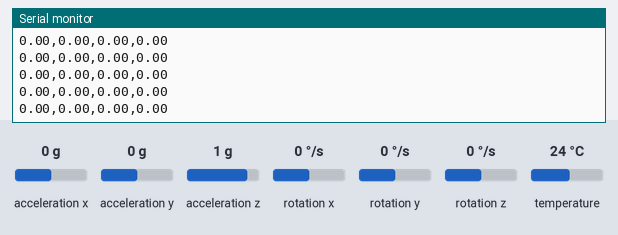
Simulated run of this sketch. Board: Arduino Uno, built with avr-gcc and run on an emulated ATmega328P. Parts: the last lines printed to the serial monitor. The inputs (shaded band) are chosen by the test bench; at power-on: rotation z 0 °/s, acceleration x 0 g, acceleration y 0 g, acceleration z 1 g, rotation x 0 °/s, rotation y 0 °/s, temperature 24 °C.

Above: at 1.2 s.
1.3 s: rotation z set to -192 °/s
At 2.4 s:
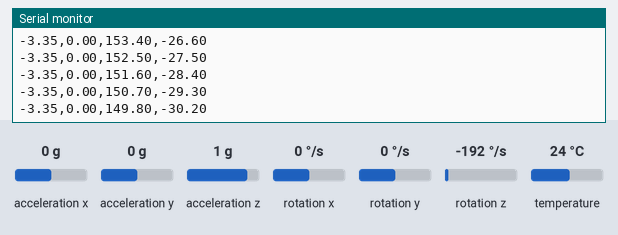
2.8 s: rotation z set to -100 °/s
At 3.8 s:
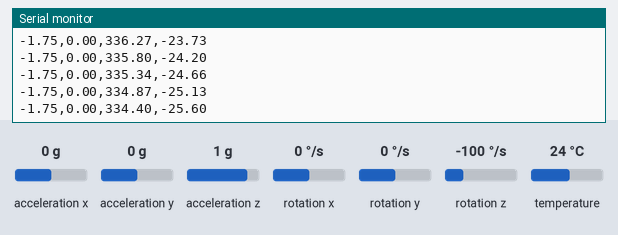
Timing chart, 0 to 5.8 s (numbered marks = the images above; inputs shaded):
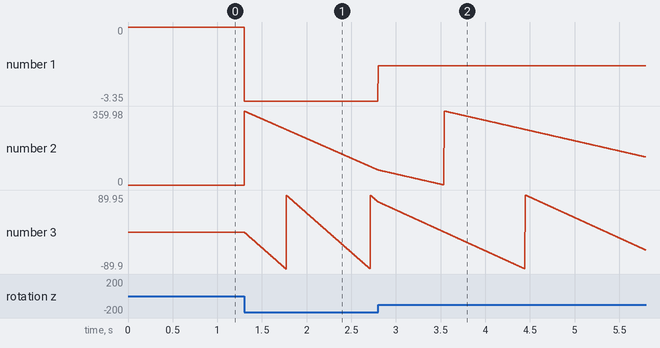

Measured:
- after the input at 1.3 s, the serial monitor: prints a new line at once (image 1)
- plotted number 1: 0 → -3.35 after the input at 1.3 s
- plotted number 2: 0 → 73.57 after the input at 1.3 s
- plotted number 3: 0 → 73.57 after the input at 1.3 s

The sketch:

imu_test.ino
```cpp
#include <Adafruit_MPU6050.h>
#include <Adafruit_Sensor.h>
#include <Wire.h>

Adafruit_MPU6050 mpu;

long timer, timerOld = 0;
double dt = 0.0;
double yaw = 0.0;
double heading = 0.0;
double error = 0.0;

void setup(void) {
  Serial.begin(115200);
  mpu.begin();
  mpu.setAccelerometerRange(MPU6050_RANGE_8_G);
  mpu.setGyroRange(MPU6050_RANGE_2000_DEG);
  mpu.setFilterBandwidth(MPU6050_BAND_184_HZ);
}

void loop() {
  timerOld = timer;
  timer = micros();
  dt = (timer - timerOld)/1000000.0;

  sensors_event_t a, g, temp;
  mpu.getEvent(&a, &g, &temp);
  if (g.gyro.z > 0.01 || g.gyro.z < -0.03) {
    yaw = yaw + (((g.gyro.z + 0.015) * dt) * (180/PI));
    if (yaw >= 360) {
      yaw = yaw - 360;
    }
    if (yaw < 0) {
      yaw = yaw + 360;
    }
  }
  double yaw_x = cos(yaw*(PI/180));
  double yaw_y = sin(yaw*(PI/180));
  double heading_x = cos(heading*(PI/180));
  double heading_y = sin(heading*(PI/180));
  error = atan((yaw_y/yaw_x - heading_y/heading_x)/(1 + (yaw_y/yaw_x)*(heading_y/heading_x))) * (180/PI);

  Serial.print(g.gyro.z);
  Serial.print(",");
  Serial.print(heading);
  Serial.print(",");
  Serial.print(yaw);
  Serial.print(",");
  Serial.println(error);
}
```
